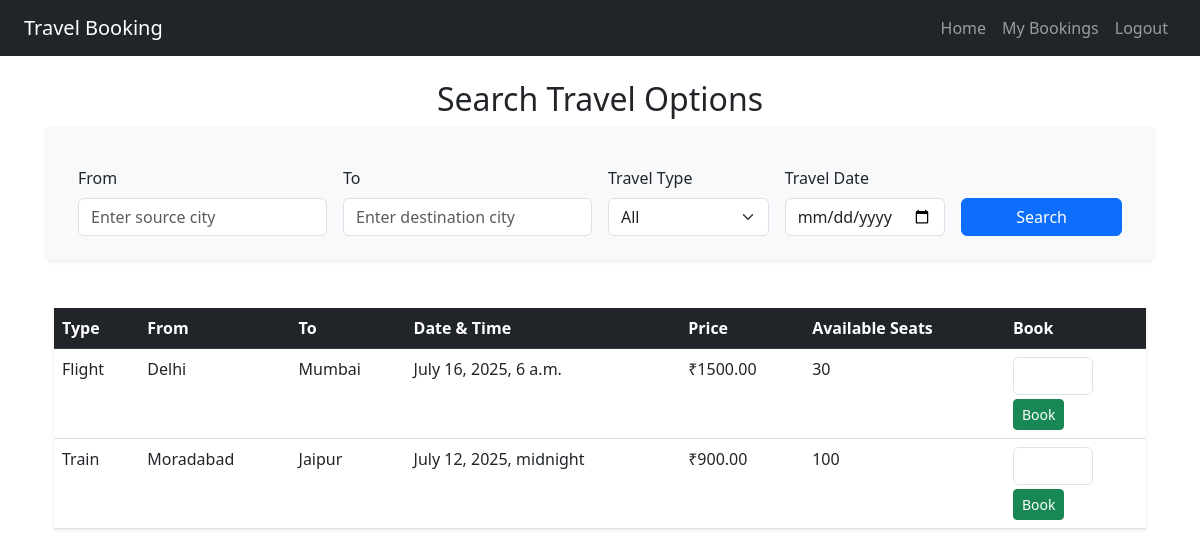
Screenshot of / (signed in) with the database file from the repository.
### bookings/models.py (models this page shows, shortened)
class TravelOption(models.Model):
    TRAVEL_TYPES = [('Flight', 'Flight'), ('Train', 'Train'), ('Bus', 'Bus')]
    travel_type = models.CharField(max_length=10, choices=TRAVEL_TYPES)
    source = models.CharField(max_length=100)
    destination = models.CharField(max_length=100)
    date_time = models.DateTimeField()
    price = models.DecimalField(max_digits=10, decimal_places=2)
    available_seats = models.IntegerField()

### bookings/views.py (the view, shortened to what this page needs)
# urls.py: path('', views.home_view, name='home'),
@login_required
def home_view(request):
    travel_type = request.GET.get('type')
    source = request.GET.get('source')
    destination = request.GET.get('destination')
    date_str = request.GET.get('date')
    options = TravelOption.objects.all()
    if travel_type:
        options = options.filter(travel_type__iexact=travel_type)
    if source:
        options = options.filter(source__icontains=source)
    if destination:
        options = options.filter(destination__icontains=destination)
    return render(request, 'bookings/home.html', {'options': options})

### bookings/templates/bookings/home.html (shortened to what this page needs)
{% extends 'bookings/base.html' %}
{% block content %}
<div class="container mt-4">
  <h2 class="text-center mb-4">Search Travel Options</h2>
  <form method="GET" class="row g-3 align-items-end bg-light p-4 rounded shadow-sm mb-5">
  <div class="col-md-3">
    <label for="source" class="form-label">From</label>
    <input type="text" name="source" id="source" value="{{ request.GET.source }}" class="form-control" placeholder="Enter source city">
  </div>
  <div class="col-md-3">
    <label for="destination" class="form-label">To</label>
    <input type="text" name="destination" id="destination" value="{{ request.GET.destination }}" class="form-control" placeholder="Enter destination city">
  </div>
  <div class="col-md-2">
    <label for="type" class="form-label">Travel Type</label>
    <select name="type" id="type" class="form-select">
      <option value="">All</option>
    </select>
  </div>
  <div class="col-md-2">
    <label for="date" class="form-label">Travel Date</label>
    <input type="date" name="date" id="date" value="{{ request.GET.date }}" class="form-control">
  </div>
  <div class="col-md-2">
    <button type="submit" class="btn btn-primary w-100 mt-1">Search</button>
  </div>
</form>
  {% if options %}
    <table class="table table-hover shadow-sm">
      <thead class="table-dark">
        <tr>
          <th>Type</th>
          <th>From</th>
          <th>To</th>
          <th>Date & Time</th>
          <th>Price</th>
          <th>Available Seats</th>
          <th>Book</th>
        </tr>
      </thead>
      <tbody>
        {% for opt in options %}
        <tr>
          <td>{{ opt.travel_type }}</td>
          <td>{{ opt.source }}</td>
          <td>{{ opt.destination }}</td>
          <td>{{ opt.date_time }}</td>
          <td>₹{{ opt.price }}</td>
          <td>{{ opt.available_seats }}</td>
          <td>
            <form method="POST" action="{% url 'book' %}">
              <input type="number" name="number_of_seats" min="1" max="{{ opt.available_seats }}" class="form-control mb-1" style="width: 80px;" required>
              <button class="btn btn-sm btn-success">Book</button>
            </form>
          </td>
        </tr>
        {% endfor %}
      </tbody>
    </table>
  {% else %}
    <p class="text-muted text-center">No travel options found. Try changing filters or add entries in admin panel.</p>
  {% endif %}
</div>
{% endblock %}

### bookings/templates/bookings/base.html (shortened to what this page needs)
<!DOCTYPE html>
<html lang="en">
<head>
  <link href="https://cdn.jsdelivr.net/npm/bootstrap@5.3.0/dist/css/bootstrap.min.css" rel="stylesheet">
</head>
<body>
  <nav class="navbar navbar-expand-lg navbar-dark bg-dark px-4">
    <a class="navbar-brand" href="/">Travel Booking</a>
    <div class="navbar-nav ms-auto">
      {% if user.is_authenticated %}
        <a class="nav-link" href="{% url 'home' %}">Home</a>
        <a class="nav-link" href="{% url 'my_bookings' %}">My Bookings</a>
        <a class="nav-link" href="{% url 'logout' %}">Logout</a>
      {% else %}
        <a class="nav-link" href="{% url 'login' %}">Login</a>
        <a class="nav-link" href="{% url 'register' %}">Register</a>
      {% endif %}
    </div>
  </nav>
  <div class="container mt-4">
    {% block content %}{% endblock %}
  </div>
</body>
</html>

### rows the page displays
TravelOption: travel_type "Flight", source "Delhi", destination "Mumbai", date_time "July 16, 2025, 6 a.m.", price "1500.00", available_seats "30"
TravelOption: travel_type "Train", source "Moradabad", destination "Jaipur", date_time "July 12, 2025, midnight", price "900.00", available_seats "100"
